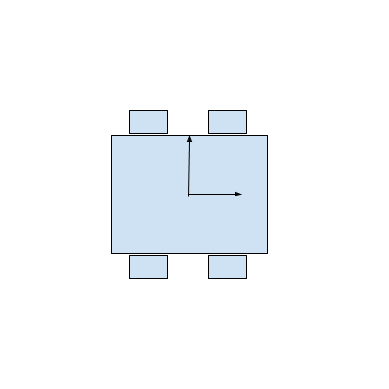
#> input picture robot.png, 389 x 389 px
$ python mobile_robot.py
#> lines starting #> are read from the running program, lines starting #| are printed output that depends on the picture
#!/usr/bin/env python3
import numpy as np
import matplotlib.pyplot as plt
from matplotlib import animation
import matplotlib.image as mpimg
from matplotlib.patches import Circle
from matplotlib.transforms import Affine2D

# ParametersS
grid_size = (10, 10)
start_position = (0, 0)
goal_position = (9, 9)
obstacle_position = (5, 5)
obstacle_radius = 1
inflation_radius = 0.35
robot_image_path = 'robot.png'
step_size = 0.1
rotate_step = 4

class Robot:
    def __init__(self, start_pos, image_path):
#> called with start_pos = (0, 0), image_path = 'robot.png'
        self.position = np.array(start_pos, dtype=np.float64)
        self.image = mpimg.imread(image_path)
#> self.image is the input picture: shape (389, 389, 4) float32; mean R, G, B, A 0.114, 0.125, 0.134, 0.148
        self.orientation = 0
        self.history = [self.position.copy()]
        self.at_goal = False
        self.waypoints = [np.array(goal_position)]
        self.current_goal = self.waypoints.pop(0)
        self.linear_velocity = step_size / 0.1
        self.angular_velocity = 0
        self.icr = None

    def set_waypoints(self, waypoints):
        self.waypoints = [np.array(wp) for wp in waypoints]
        self.current_goal = self.waypoints.pop(0)

    # [57 lines left out: functions move_towards, print_status, not called in this run]


robot = Robot(start_position, robot_image_path)
robot.set_waypoints([(3, 2), (4, 6), (9, 9)])

fig, ax = plt.subplots()
ax.set_xlim(-1, grid_size[0] + 1)
ax.set_ylim(-1, grid_size[1] + 1)
ax.set_xlabel('X Axis')
ax.set_ylabel('Y Axis')
ax.set_title('Robot Navigation Simulation')
ax.grid(True, zorder=0)

goal_plot = ax.plot(*goal_position, marker='o', color='g', markersize=10, label='Goal', zorder=2)
path_plot, = ax.plot([], [], 'b-', linewidth=2, label='Path')
obstacle = Circle(obstacle_position, obstacle_radius, color='brown', label='Obstacle', zorder=2)
ax.add_patch(obstacle)
obstacle_inflated = Circle(obstacle_position, obstacle_radius + inflation_radius, color='orange', alpha=0.3, label='Inflation Zone', zorder=1)
ax.add_patch(obstacle_inflated)

robot_image_ax = ax.imshow(robot.image, aspect='auto', extent=[robot.position[0] - 0.5, robot.position[0] + 0.5, robot.position[1] - 0.5, robot.position[1] + 0.5], zorder=3)
icr_plot, = ax.plot([], [], 'x', color='red', markersize=10, label='ICR', zorder=4)

def init():
    robot_image_ax.set_extent([robot.position[0] - 0.5, robot.position[0] + 0.5, robot.position[1] - 0.5, robot.position[1] + 0.5])
    icr_plot.set_data([], [])
    path_plot.set_data([], [])
    return robot_image_ax, icr_plot, path_plot

# [16 lines left out: function update, not called in this run]


anim = animation.FuncAnimation(fig, update, init_func=init, frames=200, interval=100, blit=True)
plt.legend()
plt.show()
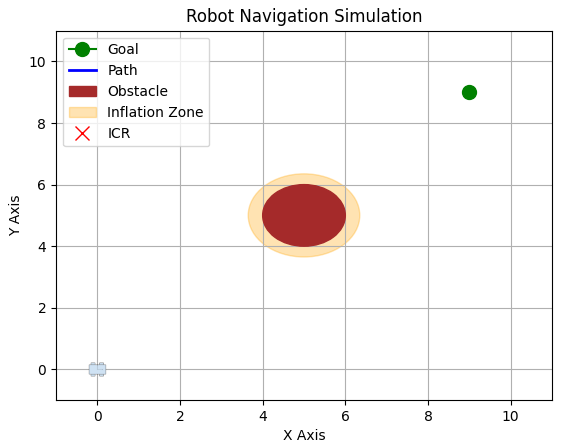
#> figure drawn by matplotlib, 1 panel
